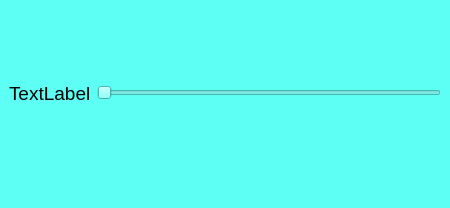
<?xml version="1.0" encoding="UTF-8"?>
<ui version="4.0">
 <class>MainWindow</class>
 <widget class="QMainWindow" name="MainWindow">
  <property name="geometry">
   <rect>
    <x>0</x>
    <y>0</y>
    <width>450</width>
    <height>208</height>
   </rect>
  </property>
  <property name="windowTitle">
   <string>MainWindow</string>
  </property>
  <property name="styleSheet">
   <string notr="true">QWidget{
background-color:rgb(93, 255, 245)

}</string>
  </property>
  <widget class="QWidget" name="centralwidget">
   <layout class="QHBoxLayout" name="horizontalLayout">
    <item>
     <widget class="QLabel" name="label">
      <property name="font">
       <font>
        <pointsize>14</pointsize>
       </font>
      </property>
      <property name="text">
       <string>TextLabel</string>
      </property>
     </widget>
    </item>
    <item>
     <widget class="QSlider" name="horizontalSlider">
      <property name="orientation">
       <enum>Qt::Horizontal</enum>
      </property>
     </widget>
    </item>
   </layout>
  </widget>
  <widget class="QMenuBar" name="menubar">
   <property name="geometry">
    <rect>
     <x>0</x>
     <y>0</y>
     <width>450</width>
     <height>21</height>
    </rect>
   </property>
  </widget>
  <widget class="QStatusBar" name="statusbar"/>
 </widget>
 <resources/>
 <connections/>
</ui>
